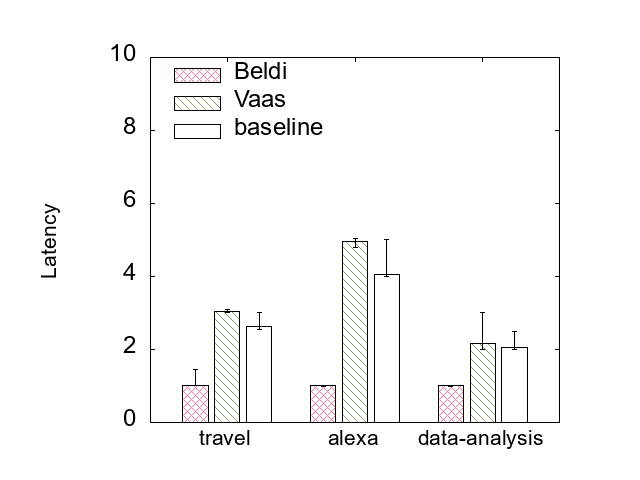

This chart was generated by the following gnuplot code:
reset

# Set output format
set term png
set output "vaas_fill.png"

set size 1, 1
set origin 0,0

# set key top left samplen 3 spacing 1 font ',12' horizontal
set key top left Left reverse samplen 3 spacing 1 font ',18' vertical

set style data histogram
set style fill pattern 3 border -1

set boxwidth 0.8 relative

set ylabel "Latency" font ",16"
set ylabel offset character -4, 0, 0
set yrange[0:10]
set ytics font ",18"
set xrange[-0.6:2.6]
unset xtics
set xtics font ",16, Blod" #rotate by -24
set lmargin 15
set rmargin 8
set bmargin 3
set tmargin 3


#set grid

set style histogram errorbars gap 1 lw 1

plot "vaas_fill.txt" using 2:3:4:xticlabels(1) title columnheader(2) fs patter 1 lc rgb "#F3759E",\
	     '' using 5:6:7:xticlabels(1) title columnheader(3) fs patter 4 lc rgb "#77A656",\
	     '' using 8:9:10:xticlabels(1) title columnheader(4) fs patter 7 lc rgb "#FFFFFF"
